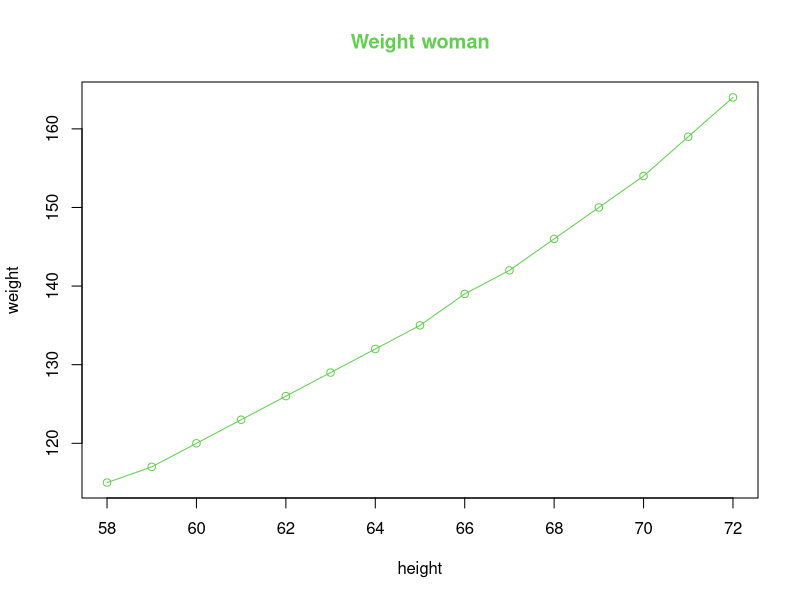
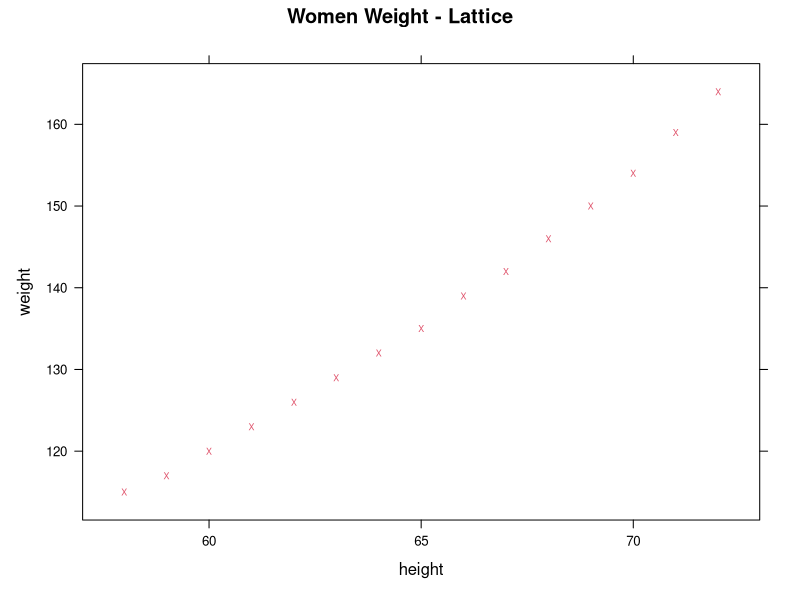
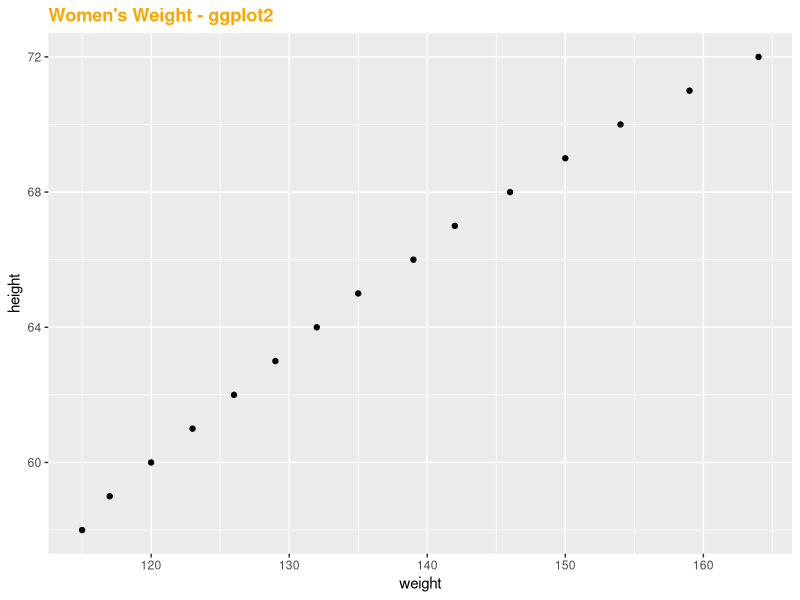

Source code (R) for these figures, in order:
#preparing all the packages we'll be using
install.packages(lattice)
library(lattice)
install.packages(ggplot2)
library(ggplot2)
DATA <- women

#basic built in R visual functions
plot(DATA, type='o',col=219, main = "Weight woman", col.main = 3)

#visual functions in Lattice package
xyplot(weight~height, data = DATA, pch = 'X', main = "Women Weight - Lattice", col = 2)

#Visual functions in the ggplot package
ggplot(DATA, aes(weight,height)) + geom_point() + ggtitle("Women's Weight - ggplot2") + theme(plot.title = element_text(lineheight=.8, face="bold", color = "orange"))
